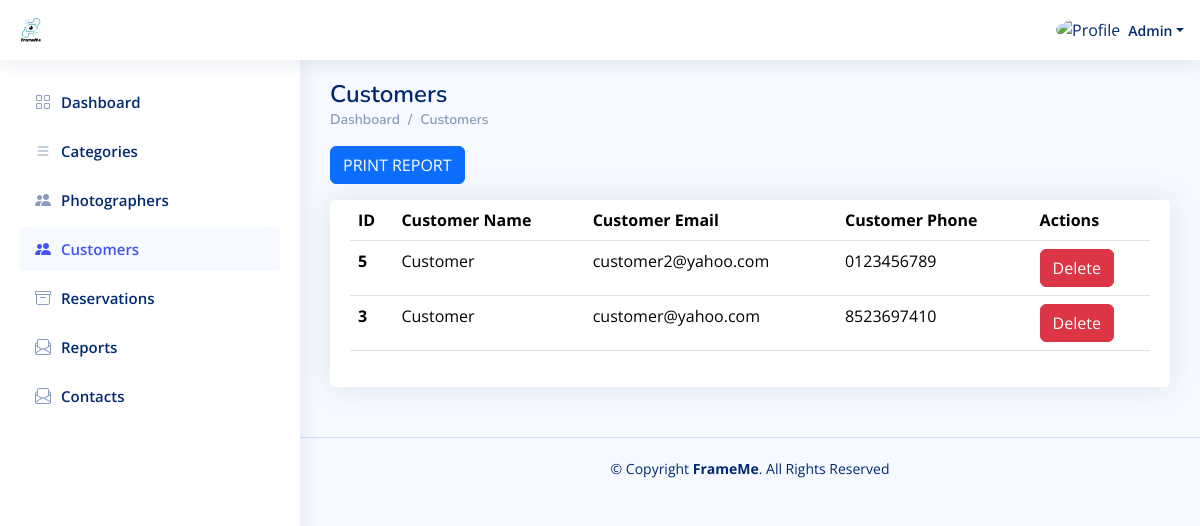
/Admin_Dashboard/Customers.php?isReport=true (signed in), run on an earlier commit of the app's database.
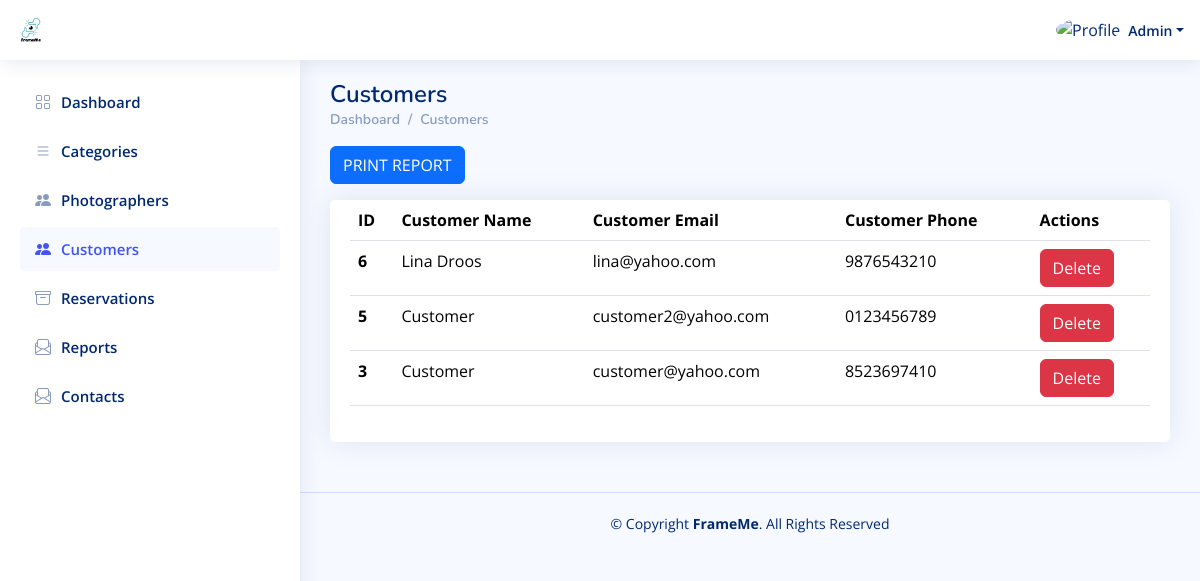
And on a later commit of the database.
### tables this page shows
CREATE TABLE `users` (
  `id` int(11) NOT NULL,
  `user_type_id` int(11) NOT NULL,
  `name` varchar(191) NOT NULL,
  `email` varchar(191) NOT NULL,
  `description` text DEFAULT NULL,
  `password` varchar(250) NOT NULL,
  `phone` varchar(191) NOT NULL,
  `image` varchar(250) NOT NULL,
  `request_status` varchar(191) NOT NULL DEFAULT 'Pending',
  `total_rate` double DEFAULT NULL,
  `price_range` varchar(191) DEFAULT NULL,
  `active` int(11) NOT NULL DEFAULT 1,
  `created_at` datetime NOT NULL DEFAULT current_timestamp()
);

### Admin_Dashboard/Customers.php (the view, shortened to what this page needs)
<?php
include "../Connect.php";
$A_ID = $_SESSION['A_Log'];
$isReport = $_GET['isReport'];
if (!$A_ID) {
    echo '<script language="JavaScript">
     document.location="../Login.php";
    </script>';
} else {
    $sql1 = mysqli_query($con, "select * from users where id='$A_ID'");
    $row1 = mysqli_fetch_array($sql1);
    $name = $row1['name'];
}
?>
<!DOCTYPE html>
<html lang="en">
  <head>
    <link
      href="../assets/vendor/bootstrap/css/bootstrap.min.css"
      rel="stylesheet"
    />
    <link
      href="../assets/vendor/bootstrap-icons/bootstrap-icons.css"
      rel="stylesheet"
    />
    <link href="../assets/vendor/boxicons/css/boxicons.min.css" rel="stylesheet" />
    <link href="../assets/vendor/quill/quill.snow.css" rel="stylesheet" />
    <link href="../assets/vendor/quill/quill.bubble.css" rel="stylesheet" />
    <link href="../assets/vendor/remixicon/remixicon.css" rel="stylesheet" />
    <link href="../assets/vendor/simple-datatables/style.css" rel="stylesheet" />
    <link href="../assets/css/style.css" rel="stylesheet" />
  </head>
  <body>
    <header id="header" class="header fixed-top d-flex align-items-center">
      <div class="d-flex align-items-center justify-content-between">
        <a href="index.php" class="logo d-flex align-items-center">
          <img src="../assets/img/logo_1.png" alt="" />
        </a>
      </div>
      <nav class="header-nav ms-auto">
        <ul class="d-flex align-items-center">
          <li class="nav-item dropdown pe-3">
            <a
              class="nav-link nav-profile d-flex align-items-center pe-0"
              href="#"
              data-bs-toggle="dropdown"
            >
              <img
                src="https://www.computerhope.com/jargon/g/guest-user.png"
                alt="Profile"
                class="rounded-circle"
              />
              <span class="d-none d-md-block dropdown-toggle ps-2"><?php echo $name ?></span> </a
            >
          </li>
        </ul>
      </nav>
    </header>
    <?php require './Aside-Nav/Aside.php'?>
    <main id="main" class="main">
      <div class="pagetitle">
        <h1>Customers</h1>
        <nav>
          <ol class="breadcrumb">
            <li class="breadcrumb-item"><a href="index.php">Dashboard</a></li>
            <li class="breadcrumb-item">Customers</li>
          </ol>
        </nav>
      </div>
      <section class="section">
      <?php if($isReport){?>
      <div class="mb-3">
<input type="button" value="PRINT REPORT" class="btn btn-primary" onclick="printDiv()">
</div>
      <?php }?>
        <div class="row" id="div_print">
          <div class="col-lg-12">
            <div class="card">
              <div class="card-body">
                <table class="table datatable">
                  <thead>
                    <tr>
                      <th scope="col">ID</th>
                      <th scope="col">Customer Name</th>
                      <th scope="col">Customer Email</th>
                      <th scope="col">Customer Phone</th>
                      <th scope="col">Actions</th>
                    </tr>
                  </thead>
                  <tbody>
<?php
$sql1 = mysqli_query($con, "SELECT * from users WHERE user_type_id = 3 ORDER BY id DESC");
while ($row1 = mysqli_fetch_array($sql1)) {
    $customer_id = $row1['id'];
    $customer_name = $row1['name'];
    $customer_email = $row1['email'];
    $customer_phone = $row1['phone'];
    $active = $row1['active'];
    ?>
                    <tr>
                      <th scope="row"><?php echo $customer_id ?></th>
                      <td><?php echo $customer_name ?></td>
                      <td><?php echo $customer_email ?></td>
                      <td><?php echo $customer_phone ?></td>
                      <td>
                          <?php if ($active == 1) {?>
                            <a href="./DeleteOrRestoreUser.php?user_id=<?php echo $customer_id ?>&&isActive=<?php echo 0 ?>&isCustomer=1" class="btn btn-danger">Delete</a>
                            <?php } else {?>
                              <a href="./DeleteOrRestoreUser.php?user_id=<?php echo $customer_id ?>&&isActive=<?php echo 1 ?>&isCustomer=1" class="btn btn-primary">Restore</a>
                          <?php }?>
                      </td>
                    </tr>
<?php }?>
                  </tbody>
                </table>
              </div>
            </div>
          </div>
        </div>
      </section>
    </main>
    <footer id="footer" class="footer">
      <div class="copyright">
        &copy; Copyright <strong><span>FrameMe</span></strong
        >. All Rights Reserved
      </div>
    </footer>
  </body>
</html>

What changed in the data, as far as the page shows it:
added users: id "6", name "Lina Droos", email "lina@yahoo.com", phone "9876543210"
